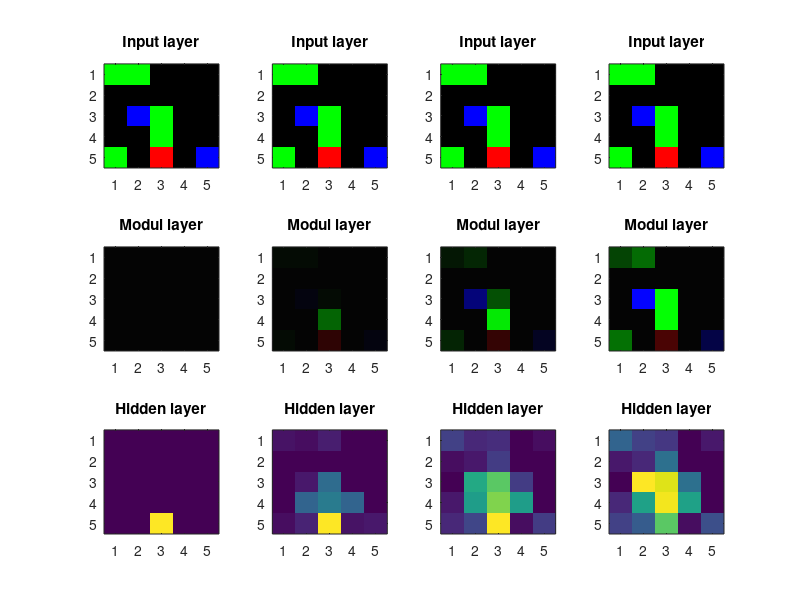

Source code (MATLAB):
% function test_connectivity_CT
RH = [2 0;-3 1]; %Rn0 Rnperif Rm0 Rmp
GH = [0 0; 2 2];
BH = [0 0;3 0];
HR = [1 0]; %Rm0 Rmperif
HG = [1 2];
HB = [1 3];
grid_size = 5;
n_inputs = grid_size^2*3+1;
ny_normal = grid_size^2+1;
use_class_connections = 1;
W_XY_values = [RH GH BH]*.3;
W_XY_values = reshape(W_XY_values',1,12);
W_YX_values = [HR HG HB]*.3;

hd_transform_normal = @(in) 0.02*log(1+exp(50*in));
%% create weights
[X,Y] = meshgrid(1:grid_size);
X = reshape(X,[1,grid_size^2]);
Y = reshape(Y,[1,grid_size^2]);
W = sqrt(min(abs(ones(grid_size^2,1) *X - X'*ones(1,grid_size^2)),grid_size-abs(ones(grid_size^2,1) *X - X'*ones(1,grid_size^2)) ).^2 +...
    min(abs(ones(grid_size^2,1) *Y - Y'*ones(1,grid_size^2)),grid_size-abs(ones(grid_size^2,1) *Y - Y'*ones(1,grid_size^2)) ).^2);
class_connection =0*W;

class_connection(abs(W)<1.01) = 2;
class_connection(abs(W)<0.01) = 1;
W = abs(W)<1.001;


% Set weights for Input->Hidden
weights_xy =  rand(n_inputs*2+1, ny_normal);%- xy_weight_range;
weights_xy( 3:2+3*grid_size^2,2:end) = weights_xy( 3:2+3*grid_size^2,2:end).*repmat(W,3,1)+0.05.*repmat(W,3,1);
weights_xy( 4+3*grid_size^2:end,2:end) = weights_xy(4+3*grid_size^2:end,2:end).*repmat(W,3,1)+0.05.*repmat(W,3,1);
weights_xy([2 3+3*grid_size^2],2:end) = 0;
weights_xy([3:2+3*grid_size^2  4+3*grid_size^2:end],1) = 0;
weights_xy(1,2:end) = mean(weights_xy(1,2:end));
wxy_class = 0*weights_xy;
for col = 1:3
    wxy_class( 3+(col-1)*grid_size^2:2+col*grid_size^2,2:end) = W *2*(col-1)+class_connection;
    wxy_class( 4+(col+2)*grid_size^2:3+(col+3)*grid_size^2,2:end) =  W *2*(col+2)+ class_connection;
end
if use_class_connections
    for conn_type = 1:12
        weights_xy(wxy_class==conn_type) = W_XY_values(conn_type);
    end
end

% Set weights for Hidden->Input
weights_yx = weights_xy';
weights_yx(:,1) = [];
weights_yx(1,:) = 0;
weights_yx(:,1:end/2)=0;
weights_yx = (abs(weights_yx)>0).*rand(size(weights_yx,1),size(weights_yx,2));
wyx_class = wxy_class';
wyx_class(:,1) = [];
wyx_class(:,1:end/2)=0;
if use_class_connections
    for conn_type = 7:12    
        weights_yx(wyx_class==conn_type) = W_YX_values(conn_type-6);%weights_yx(wyx_class==conn_type) = 0;
    end
end


%% test propagation
current_input = zeros(1,n_inputs);
current_input([ 23    26    27    38    43    46    62    75]+1) = 1;
X = zeros(1, n_inputs * 2);
Y = zeros(1,ny_normal);

figure('Position',[100 100 1000 500])
for ti = 1:4
    % calc Input
    modul_input =  Y *weights_yx(:,end/2+1:end); 
    modul_normal = modul_input.*current_input;
   
    modul_transformed = hd_transform_normal(modul_normal );
    modul_transformed(modul_normal>4) = modul_normal(modul_normal>4);
    
    X = [current_input  modul_transformed];
    
    % calc hidden
    activations_normal = [-.1 X] * weights_xy;  
    normal_transformed = hd_transform_normal(activations_normal);    
    normal_transformed(activations_normal > 4) = activations_normal(activations_normal > 4);
    Y = normal_transformed;
    
    % plot results
    display = reshape(X(2:grid_size^2*3+1),grid_size,grid_size,3);
    modul = reshape(X(grid_size^2*3+3:end),grid_size,grid_size,3);
    hidden =  reshape(Y(2:end),grid_size,grid_size);
    subplot(3,4,ti); image(permute(display,[2,1,3])); hold on;
    set(gca, 'XTick', 1:5, 'YTick', 1:5)
    title('Input layer')
    subplot(3,4,4+ti);  image(permute(modul,[2,1,3]));title('Modul layer');set(gca, 'XTick', 1:5, 'YTick', 1:5)
    subplot(3,4,8+ti); imagesc(hidden');title('Hidden layer');set(gca, 'XTick', 1:5, 'YTick', 1:5)
    keyboard;
    
end
    


